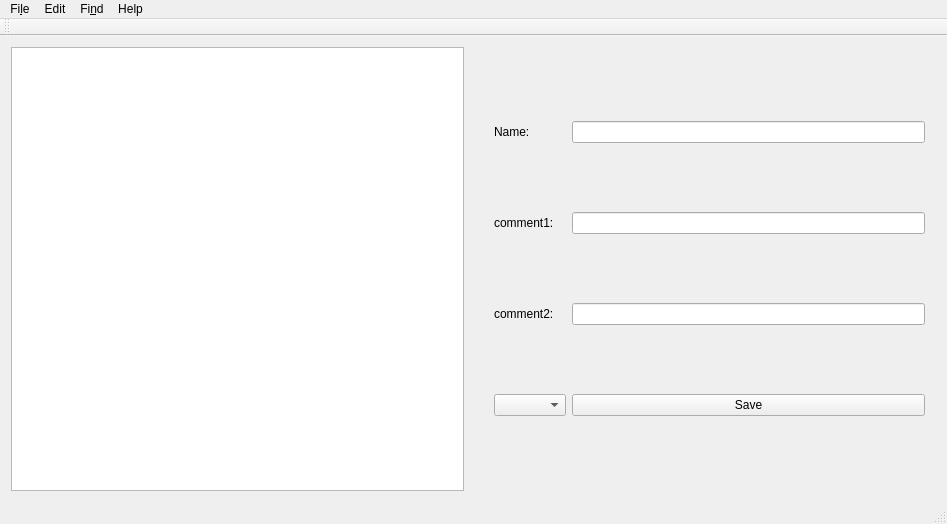
<?xml version="1.0" encoding="UTF-8"?>
<ui version="4.0">
 <class>MainWindow</class>
 <widget class="QMainWindow" name="MainWindow">
  <property name="geometry">
   <rect>
    <x>0</x>
    <y>0</y>
    <width>947</width>
    <height>524</height>
   </rect>
  </property>
  <property name="windowTitle">
   <string>Denera Hummel</string>
  </property>
  <widget class="QWidget" name="centralWidget">
   <layout class="QGridLayout" name="gridLayout_3">
    <item row="0" column="2">
     <widget class="QSplitter" name="splitter">
      <property name="orientation">
       <enum>Qt::Horizontal</enum>
      </property>
      <widget class="QWidget" name="gridLayoutWidget">
       <layout class="QGridLayout" name="gridLayout">
        <item row="2" column="2">
         <widget class="QLineEdit" name="lineComment1"/>
        </item>
        <item row="2" column="0">
         <widget class="QLabel" name="label_2">
          <property name="text">
           <string>comment1: </string>
          </property>
         </widget>
        </item>
        <item row="3" column="0">
         <widget class="QLabel" name="label_3">
          <property name="text">
           <string>comment2: </string>
          </property>
         </widget>
        </item>
        <item row="1" column="0">
         <widget class="QLabel" name="label">
          <property name="text">
           <string>Name: </string>
          </property>
         </widget>
        </item>
        <item row="1" column="2">
         <widget class="QLineEdit" name="lineName"/>
        </item>
        <item row="3" column="2">
         <widget class="QLineEdit" name="lineComment2"/>
        </item>
        <item row="4" column="0">
         <widget class="QComboBox" name="comboBox"/>
        </item>
        <item row="4" column="2">
         <widget class="QPushButton" name="pushButton">
          <property name="text">
           <string>Save</string>
          </property>
         </widget>
        </item>
       </layout>
      </widget>
     </widget>
    </item>
    <item row="0" column="0">
     <widget class="QListView" name="listView">
      <property name="acceptDrops">
       <bool>false</bool>
      </property>
     </widget>
    </item>
    <item row="0" column="1">
     <widget class="QLabel" name="label_4">
      <property name="text">
       <string/>
      </property>
     </widget>
    </item>
   </layout>
  </widget>
  <widget class="QMenuBar" name="menuBar">
   <property name="geometry">
    <rect>
     <x>0</x>
     <y>0</y>
     <width>947</width>
     <height>30</height>
    </rect>
   </property>
   <widget class="QMenu" name="menuFile">
    <property name="title">
     <string>Fi&amp;le</string>
    </property>
    <addaction name="actionNew"/>
    <addaction name="actionOpen"/>
    <addaction name="actionClose"/>
   </widget>
   <widget class="QMenu" name="menuEdit">
    <property name="title">
     <string>Edit</string>
    </property>
    <widget class="QMenu" name="menu_Add">
     <property name="title">
      <string>&amp;Add</string>
     </property>
     <addaction name="separator"/>
    </widget>
    <addaction name="menu_Add"/>
    <addaction name="actionSave_2"/>
    <addaction name="actionDelete"/>
    <addaction name="actionContent"/>
   </widget>
   <widget class="QMenu" name="menuHelp">
    <property name="title">
     <string>Fi&amp;nd</string>
    </property>
    <widget class="QMenu" name="menuFind_by_Categories">
     <property name="title">
      <string>Find &amp;by Categories</string>
     </property>
     <addaction name="separator"/>
    </widget>
    <widget class="QMenu" name="menu_Find_by_Name">
     <property name="title">
      <string>&amp;Find by Name</string>
     </property>
     <addaction name="separator"/>
    </widget>
    <widget class="QMenu" name="menuFind_on_Content">
     <property name="title">
      <string>Find &amp;on Content</string>
     </property>
     <addaction name="separator"/>
    </widget>
    <addaction name="menu_Find_by_Name"/>
    <addaction name="menuFind_by_Categories"/>
    <addaction name="menuFind_on_Content"/>
   </widget>
   <widget class="QMenu" name="menuHelp_2">
    <property name="title">
     <string>Help</string>
    </property>
    <addaction name="actionStatistic"/>
    <addaction name="actionAbout"/>
   </widget>
   <addaction name="menuFile"/>
   <addaction name="menuEdit"/>
   <addaction name="menuHelp"/>
   <addaction name="menuHelp_2"/>
  </widget>
  <widget class="QToolBar" name="mainToolBar">
   <attribute name="toolBarArea">
    <enum>TopToolBarArea</enum>
   </attribute>
   <attribute name="toolBarBreak">
    <bool>false</bool>
   </attribute>
  </widget>
  <widget class="QStatusBar" name="statusBar"/>
  <action name="actionNew">
   <property name="icon">
    <iconset>
     <normaloff>alien.gif</normaloff>alien.gif</iconset>
   </property>
   <property name="text">
    <string>&amp;New</string>
   </property>
  </action>
  <action name="actionOpen">
   <property name="icon">
    <iconset>
     <normaloff>:/smiles/rar.gif</normaloff>:/smiles/rar.gif</iconset>
   </property>
   <property name="text">
    <string>&amp;Open</string>
   </property>
  </action>
  <action name="actionSave">
   <property name="text">
    <string>Save</string>
   </property>
  </action>
  <action name="actionSave_AS">
   <property name="text">
    <string>Save AS...</string>
   </property>
  </action>
  <action name="actionClose">
   <property name="icon">
    <iconset>
     <normaloff>:/smiles/flower.gif</normaloff>:/smiles/flower.gif</iconset>
   </property>
   <property name="text">
    <string>&amp;Close</string>
   </property>
  </action>
  <action name="actionSave_2">
   <property name="icon">
    <iconset>
     <normaloff>:/smiles/gif.gif</normaloff>:/smiles/gif.gif</iconset>
   </property>
   <property name="text">
    <string>&amp;Save</string>
   </property>
  </action>
  <action name="actionDelete">
   <property name="text">
    <string>&amp;Delete</string>
   </property>
  </action>
  <action name="actionContent">
   <property name="text">
    <string>&amp;Content</string>
   </property>
  </action>
  <action name="actionStatistic">
   <property name="text">
    <string>&amp;Statistic</string>
   </property>
  </action>
  <action name="actionAbout">
   <property name="text">
    <string>&amp;About</string>
   </property>
  </action>
 </widget>
 <layoutdefault spacing="6" margin="11"/>
 <tabstops>
  <tabstop>listView</tabstop>
  <tabstop>lineName</tabstop>
  <tabstop>lineComment1</tabstop>
  <tabstop>lineComment2</tabstop>
  <tabstop>comboBox</tabstop>
  <tabstop>pushButton</tabstop>
 </tabstops>
 <resources/>
 <connections/>
</ui>
